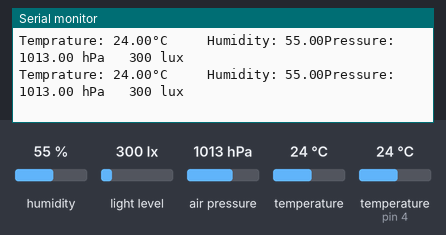
The sketch below on a simulated Arduino Uno, built with avr-gcc and run on an emulated ATmega328P. Shown: the last lines printed to the serial monitor. Wiring (inferred from the names in the program): BH1750 light sensor at I2C address 0x23. Inputs (shaded band) come from the test bench; at power-on: light level 300 lx, temperature (sensor on pin 4) 24 °C, air pressure 1013 hPa, humidity 55 %, temperature 24 °C. No radio packets arrive unless stated.

Above: at 1.2 s.
1.3 s: light level set to 40 lx
At 2.11 s:
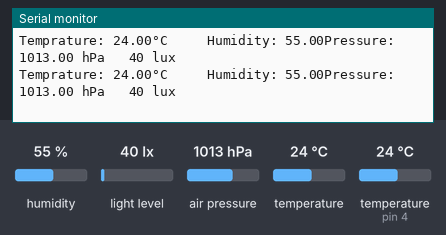
7.5 s: temperature (sensor on pin 4) set to 7 °C
At 8.57 s:
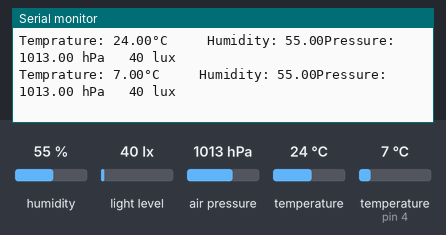
13.7 s: air pressure set to 952 hPa
At 14.74 s:
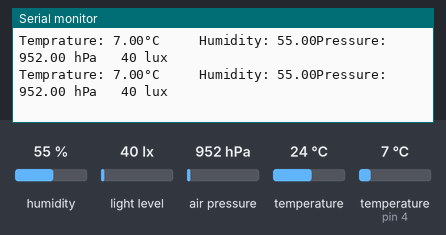
19.9 s: humidity set to 22 %
At 21.19 s:
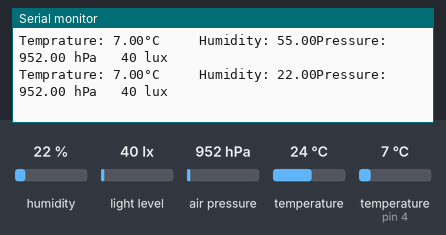
26.1 s: light level set to 1500 lx
At 26.18 s:
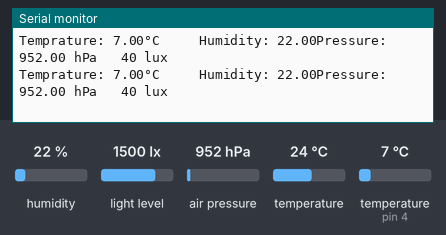
32.3 s: humidity set to 40 %
At 32.37 s:
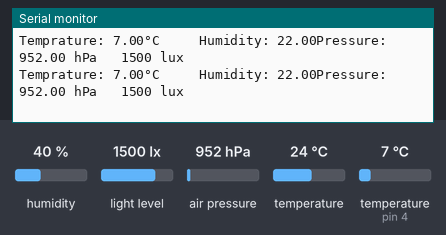
Timing chart, 0 to 34.8 s (numbered marks = the images above; inputs shaded):
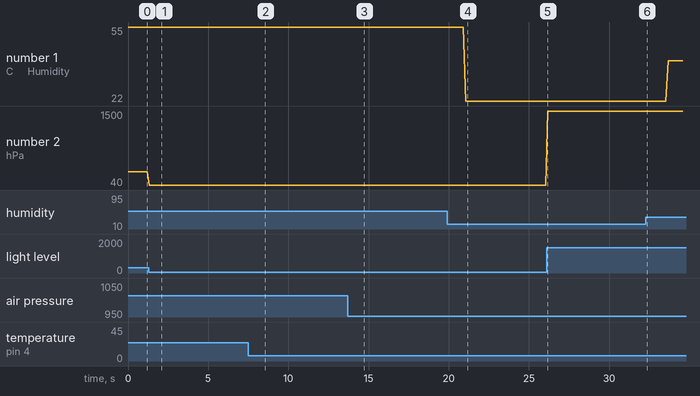

The sketch:

Transmitter.ino
```cpp
#include <SPI.h>
#include <nRF24L01.h>
#include <RF24.h>
RF24 radio(9,10); // CE, CSN
const uint64_t address = 0xE8E8F0F0E1LL;

#include "DHT.h"
#define DHTPIN 4
#define DHTTYPE DHT11
DHT dht(DHTPIN, DHTTYPE);

#include <Wire.h>
#include <SFE_BMP180.h>
SFE_BMP180 bmp180;

int BH1750_address = 0x23;
byte buff[2];

void setup() {
  Serial.begin(9600);
  radio.begin();
  radio.openWritingPipe(address);
  radio.setPALevel(RF24_PA_MIN);
  radio.setChannel(87);
  radio.setDataRate(RF24_250KBPS);
  radio.stopListening();

  dht.begin();
  bmp180.begin();

  Wire.begin();
  BH1750_Init(BH1750_address);
}

void BH1750_Init(int address){

  Wire.beginTransmission(address);
  Wire.write(0x10); // 1 [lux] aufloesung
  Wire.endTransmission();
}
byte BH1750_Read(int address){

  byte i=0;
  Wire.beginTransmission(address);
  Wire.requestFrom(address, 2);
  while(Wire.available()){
    buff[i] = Wire.read();
    i++;
  }
  Wire.endTransmission();
  return i;
}


struct Data
{
  float temp;
  float humid;
  float lightIntensity;
  float airPressure;
};


void loop()
{
  Data data;

  float tempTmp=dht.readTemperature();
  float humidTmp=dht.readHumidity();
  if(isnan(tempTmp)||isnan(humidTmp))
  {
    Serial.println("Failed to read from DHT sensor!");
    return;
  }else
  {
    data.temp=tempTmp;
    data.humid=humidTmp;
    Serial.print("Temprature: ");Serial.print(data.temp);Serial.print("\u00B0");Serial.print("C     ");
    Serial.print("Humidity: ");Serial.print(data.humid);
  }

//Pressure
  char status;
  double T, P;
  status = bmp180.startTemperature();
  if (status != 0) {
    status = bmp180.getTemperature(T);
    if (status != 0) {
      status = bmp180.startPressure(3);
      if (status != 0) {
        delay(status);
        status = bmp180.getPressure(P, T);
        if (status != 0) {
          Serial.print("Pressure: ");
          Serial.print(P);
          Serial.print(" hPa   ");
        }
      }
    }
  }
  data.airPressure = P;


  //LightIntensity
  float valf=0;
  if(BH1750_Read(BH1750_address)==2){

    valf=((buff[0]<<8)|buff[1])/1.2;

    if(valf<0)Serial.print("> 65535");
    else Serial.print((int)valf,DEC);

    Serial.println(" lux");
    data.lightIntensity=int(valf);
  }


  if(!radio.write(&data, sizeof(data)))
  {
    Serial.println("Fail to transmit");
  }
  delay(100);
}
```

Measured:
- after the input at 1.3 s, the serial monitor: prints a new line at once (image 1)
- after the input at 7.5 s, the serial monitor: prints a new line after 0.95 s (image 2)
- after the input at 13.7 s, the serial monitor: prints a new line after 0.13 s (image 3)
- after the input at 19.9 s, the serial monitor: prints a new line after 1.2 s (image 4)
- plotted number 1: 55 → 22 after the input at 19.9 s, 22 → 40 after the input at 32.3 s
- plotted number 2: 300 → 40 after the input at 1.3 s, 40 → 1500 after the input at 26.1 s
